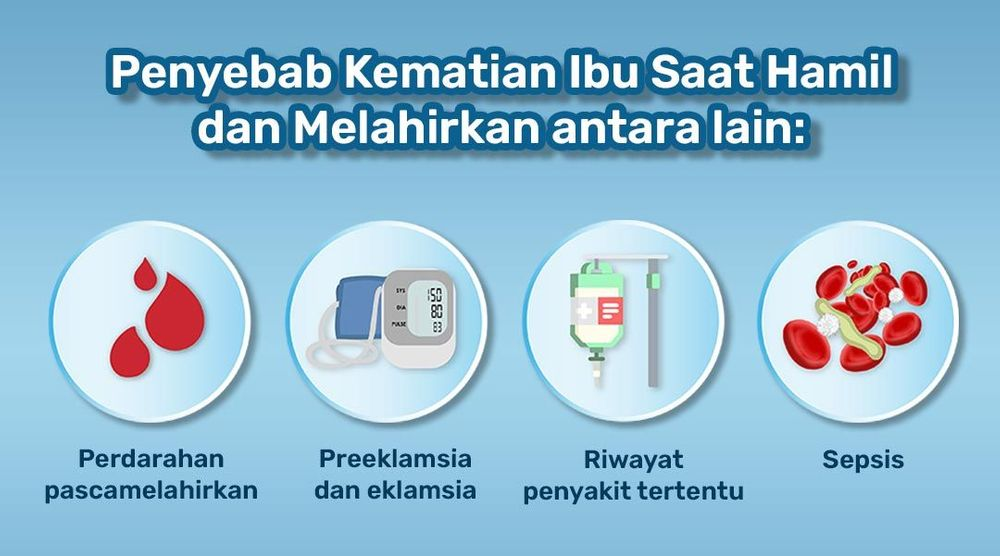
#> input picture img.jpg, 1000 x 556 px
$ python main.py
#> lines starting #> are read from the running program, lines starting #| are printed output that depends on the picture
import cv2
import pytesseract

# Path ke tesseract di sistem Anda (sesuaikan jika perlu)
pytesseract.pytesseract.tesseract_cmd = r'C:\Program Files\Tesseract-OCR\tesseract.exe'

# Fungsi untuk mengubah gambar menjadi tulisan
def gambar_ke_tulisan(gambar_path):
    # Membaca gambar menggunakan OpenCV
#> called with gambar_path = 'img.jpg'
    img = cv2.imread(gambar_path)
#> img is the input picture: shape (556, 1000, 3); mean B, G, R 211.5, 187.7, 144.8

    # Mengonversi gambar ke dalam skala abu-abu
    gray = cv2.cvtColor(img, cv2.COLOR_BGR2GRAY)
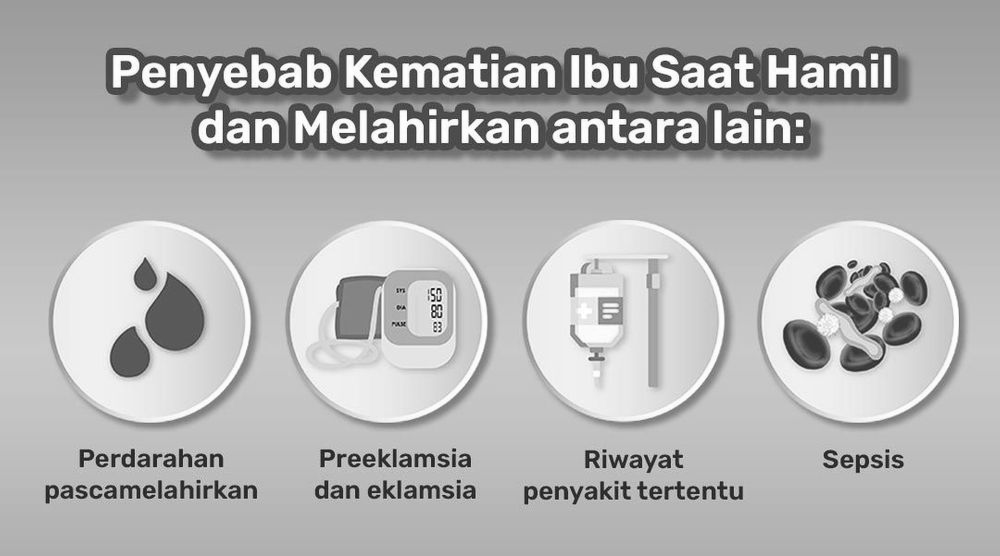
#> gray: shape (556, 1000); min 1, max 255, mean 177.6

    # Menggunakan pytesseract untuk mendapatkan teks dari gambar
#> (the run stopped early here; a loop or call above may not have finished)
